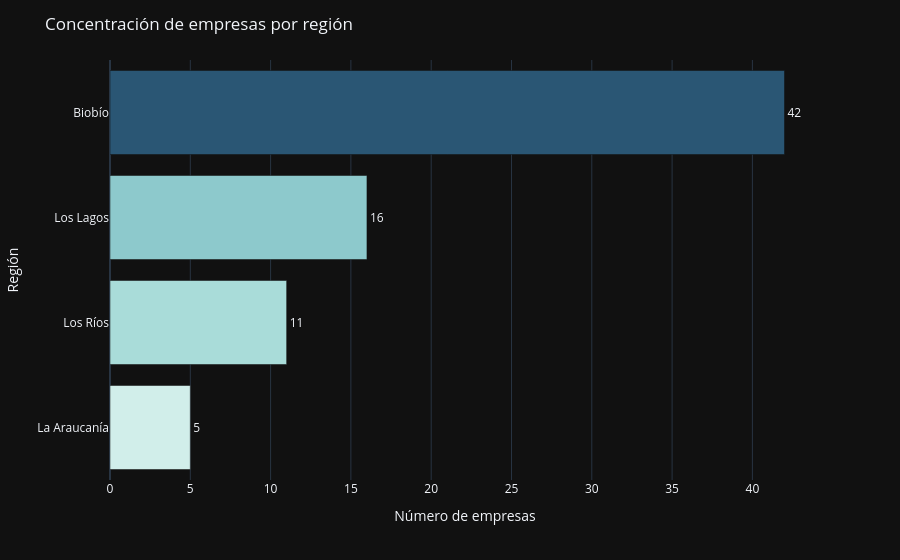

Here is the notebook cell this chart was saved with:
### Markdown cell above
### Distribución de empresas por región
La gráfica siguiente sirve para conversaciones ejecutivas: muestra el volumen por región, ordenado de menor a mayor para identificar polos con rapidez.

### Code cell
region_counts = (
    companies.groupby("region_casa_matriz")
    .size()
    .reset_index(name="numero_empresas")
    .sort_values(by="numero_empresas", ascending=True)
)

fig = px.bar(
    region_counts,
    x="numero_empresas",
    y="region_casa_matriz",
    orientation="h",
    text="numero_empresas",
    color="numero_empresas",
    color_continuous_scale=px.colors.sequential.Teal,
)
fig.update_layout(
    title="Concentración de empresas por región",
    xaxis_title="Número de empresas",
    yaxis_title="Región",
    coloraxis_showscale=False,
)
fig.update_traces(textposition="outside")
fig.show()

### Figure 1 — Plotly figure (JSON) as saved in the notebook; plotly's stock layout.template omitted (floating-point values rounded to 4 significant figures)
{"data": [{"hovertemplate": "numero_empresas=%{marker.color}<br>region_casa_matriz=%{y}<extra></extra>", "legendgroup": "", "marker": {"color": [5, 11, 16, 42], "coloraxis": "coloraxis", "pattern": {"shape": ""}}, "name": "", "orientation": "h", "showlegend": false, "text": [5.0, 11.0, 16.0, 42.0], "textposition": "outside", "type": "bar", "x": [5, 11, 16, 42], "xaxis": "x", "y": ["La Araucanía", "Los Ríos", "Los Lagos", "Biobío"], "yaxis": "y"}], "layout": {"barmode": "relative", "coloraxis": {"colorbar": {"title": {"text": "numero_empresas"}}, "colorscale": [[0, "rgb(209, 238, 234)"], [0.1667, "rgb(168, 219, 217)"], [0.3333, "rgb(133, 196, 201)"], [0.5, "rgb(104, 171, 184)"], [0.6667, "rgb(79, 144, 166)"], [0.8333, "rgb(59, 115, 143)"], [1, "rgb(42, 86, 116)"]], "showscale": false}, "legend": {"tracegroupgap": 0}, "margin": {"t": 60}, "title": {"text": "Concentración de empresas por región"}, "xaxis": {"anchor": "y", "domain": [0, 1], "title": {"text": "Número de empresas"}}, "yaxis": {"anchor": "x", "domain": [0, 1], "title": {"text": "Región"}}}}
